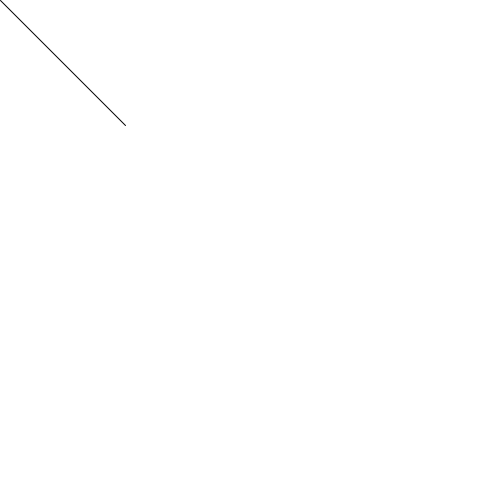
Frame 1 (no input)
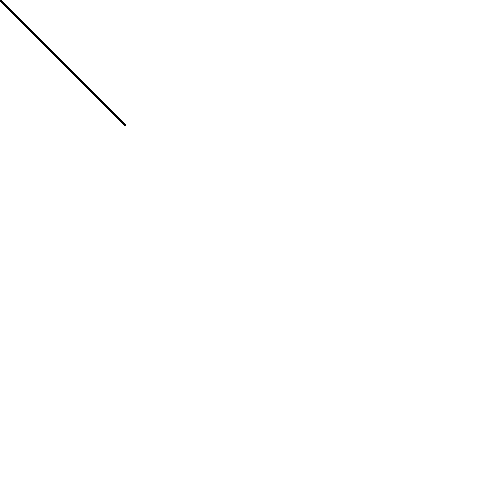
Frame 60 (the mouse pressed at the canvas centre just before this capture)
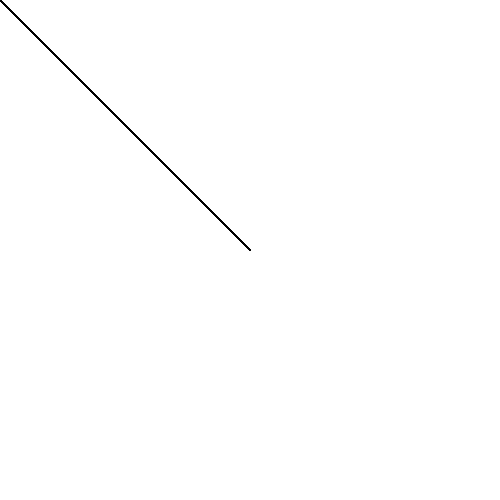
Frame 120 (the mouse held since frame 60 and released just before this capture)

The Processing sketch that drew these frames (run headless with seeded random() and noise(); from frame 60 on, the mouse is pressed at the canvas centre):

// Processing sketch: processing_64604
// ── processing_64604.pde

int counter;

void setup() {  //setup function called initially, only once
  size(500,500);
  background(255);  //set background white
  colorMode(HSB);   //set colors to Hue, Saturation, Brightness mode
}

void draw() {  //draw function loops 
  line(125,125,mouseX, mouseY); //radial line from centre
}
